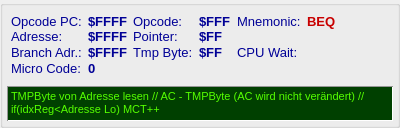
      <widget class="QGroupBox" name="IRegisterGroup">
       <property name="sizePolicy">
        <sizepolicy hsizetype="Preferred" vsizetype="Preferred">
         <horstretch>0</horstretch>
         <verstretch>0</verstretch>
        </sizepolicy>
       </property>
       <property name="minimumSize">
        <size>
         <width>400</width>
         <height>0</height>
        </size>
       </property>
       <property name="autoFillBackground">
        <bool>true</bool>
       </property>
       <property name="title">
        <string notr="true"/>
       </property>
       <layout class="QVBoxLayout" name="verticalLayout_4">
        <property name="spacing">
         <number>6</number>
        </property>
        <property name="leftMargin">
         <number>4</number>
        </property>
        <property name="topMargin">
         <number>4</number>
        </property>
        <property name="rightMargin">
         <number>4</number>
        </property>
        <property name="bottomMargin">
         <number>4</number>
        </property>
        <item>
         <layout class="QGridLayout" name="gridLayout_2">
          <property name="leftMargin">
           <number>4</number>
          </property>
          <property name="topMargin">
           <number>4</number>
          </property>
          <property name="rightMargin">
           <number>4</number>
          </property>
          <property name="bottomMargin">
           <number>4</number>
          </property>
          <property name="horizontalSpacing">
           <number>6</number>
          </property>
          <property name="verticalSpacing">
           <number>0</number>
          </property>
          <item row="1" column="1">
           <widget class="QLabel" name="adresse_out">
            <property name="font">
             <font>
              <family>Arial</family>
              <pointsize>10</pointsize>
              <bold>true</bold>
             </font>
            </property>
            <property name="styleSheet">
             <string notr="true">color: rgb(0, 0, 150);</string>
            </property>
            <property name="text">
             <string notr="true">$FFFF</string>
            </property>
           </widget>
          </item>
          <item row="0" column="0">
           <widget class="QLabel" name="label_opcode_pc">
            <property name="font">
             <font>
              <family>Arial</family>
              <pointsize>10</pointsize>
             </font>
            </property>
            <property name="toolTip">
             <string>Zeigt die Position, an welche sich der aktuelle Opcode befindet.</string>
            </property>
            <property name="styleSheet">
             <string notr="true">color: rgb(0, 0, 150);</string>
            </property>
            <property name="text">
             <string notr="true">Opcode PC:</string>
            </property>
           </widget>
          </item>
          <item row="1" column="3">
           <widget class="QLabel" name="pointer_out">
            <property name="font">
             <font>
              <family>Arial</family>
              <pointsize>10</pointsize>
              <bold>true</bold>
             </font>
            </property>
            <property name="styleSheet">
             <string notr="true">color: rgb(0, 0, 150);</string>
            </property>
            <property name="text">
             <string notr="true">$FF</string>
            </property>
           </widget>
          </item>
          <item row="2" column="1">
           <widget class="QLabel" name="branch_adresse_out">
            <property name="font">
             <font>
              <family>Arial</family>
              <pointsize>10</pointsize>
              <bold>true</bold>
             </font>
            </property>
            <property name="styleSheet">
             <string notr="true">color: rgb(0, 0, 150);</string>
            </property>
            <property name="text">
             <string notr="true">$FFFF</string>
            </property>
           </widget>
          </item>
          <item row="1" column="0">
           <widget class="QLabel" name="label_adresse">
            <property name="font">
             <font>
              <family>Arial</family>
              <pointsize>10</pointsize>
             </font>
            </property>
            <property name="toolTip">
             <string>Adresse ist ein internes Hilfsregister.</string>
            </property>
            <property name="styleSheet">
             <string notr="true">color: rgb(0, 0, 150);</string>
            </property>
            <property name="text">
             <string notr="true">Adresse:</string>
            </property>
           </widget>
          </item>
          <item row="3" column="0">
           <widget class="QLabel" name="label_micro_code">
            <property name="font">
             <font>
              <family>Arial</family>
              <pointsize>10</pointsize>
             </font>
            </property>
            <property name="toolTip">
             <string>Zeigt an, welcher Micro Code als nächstes abgearbeitet wird.</string>
            </property>
            <property name="styleSheet">
             <string notr="true">color: rgb(0, 0, 150);</string>
            </property>
            <property name="text">
             <string notr="true">Micro Code:</string>
            </property>
           </widget>
          </item>
          <item row="2" column="5">
           <widget class="QPushButton" name="wait_led">
            <property name="minimumSize">
             <size>
              <width>17</width>
              <height>17</height>
             </size>
            </property>
            <property name="maximumSize">
             <size>
              <width>17</width>
              <height>17</height>
             </size>
            </property>
            <property name="font">
             <font>
              <family>Arial</family>
              <pointsize>10</pointsize>
             </font>
            </property>
            <property name="text">
             <string notr="true"/>
            </property>
            <property name="flat">
             <bool>true</bool>
            </property>
           </widget>
          </item>
          <item row="0" column="3">
           <widget class="QLabel" name="opcode_out">
            <property name="font">
             <font>
              <family>Arial</family>
              <pointsize>10</pointsize>
              <bold>true</bold>
             </font>
            </property>
            <property name="styleSheet">
             <string notr="true">color: rgb(0, 0, 150);</string>
            </property>
            <property name="text">
             <string notr="true">$FFF</string>
            </property>
           </widget>
          </item>
          <item row="2" column="2">
           <widget class="QLabel" name="label_tmp_byte">
            <property name="font">
             <font>
              <family>Arial</family>
              <pointsize>10</pointsize>
             </font>
            </property>
            <property name="toolTip">
             <string>Temp Byte ist ein internes Hilfsregister.</string>
            </property>
            <property name="styleSheet">
             <string notr="true">color: rgb(0, 0, 150);</string>
            </property>
            <property name="text">
             <string notr="true">Tmp Byte:</string>
            </property>
           </widget>
          </item>
          <item row="1" column="2">
           <widget class="QLabel" name="label_pointer">
            <property name="font">
             <font>
              <family>Arial</family>
              <pointsize>10</pointsize>
             </font>
            </property>
            <property name="toolTip">
             <string>Pointer ist ein internes Hilfsregister.</string>
            </property>
            <property name="styleSheet">
             <string notr="true">color: rgb(0, 0, 150);</string>
            </property>
            <property name="text">
             <string notr="true">Pointer:</string>
            </property>
           </widget>
          </item>
          <item row="2" column="4">
           <widget class="QLabel" name="label_cpu_wait">
            <property name="font">
             <font>
              <family>Arial</family>
              <pointsize>10</pointsize>
             </font>
            </property>
            <property name="toolTip">
             <string>Zeigt an ob die CPU gerade im &quot;Schlafmodus&quot; ist.</string>
            </property>
            <property name="styleSheet">
             <string notr="true">color: rgb(0, 0, 150);</string>
            </property>
            <property name="text">
             <string notr="true">CPU Wait:</string>
            </property>
           </widget>
          </item>
          <item row="0" column="4">
           <widget class="QLabel" name="label_mnemonic">
            <property name="font">
             <font>
              <family>Arial</family>
              <pointsize>10</pointsize>
             </font>
            </property>
            <property name="toolTip">
             <string>Zeigt den aktuellen Opcode als Menmonic an der gerade abgearbeitet wird.</string>
            </property>
            <property name="styleSheet">
             <string notr="true">color: rgb(0, 0, 150);</string>
            </property>
            <property name="text">
             <string notr="true">Mnemonic:</string>
            </property>
           </widget>
          </item>
          <item row="2" column="3">
           <widget class="QLabel" name="tmp_byte_out">
            <property name="font">
             <font>
              <family>Arial</family>
              <pointsize>10</pointsize>
              <bold>true</bold>
             </font>
            </property>
            <property name="styleSheet">
             <string notr="true">color: rgb(0, 0, 150);</string>
            </property>
            <property name="text">
             <string notr="true">$FF</string>
            </property>
           </widget>
          </item>
          <item row="2" column="0">
           <widget class="QLabel" name="label_branch_adr">
            <property name="font">
             <font>
              <family>Arial</family>
              <pointsize>10</pointsize>
             </font>
            </property>
            <property name="toolTip">
             <string>Branch Adresse ist ein internes Hilfsregister.
Hier wird die Sprungadresse der Brachbefehle gebildet.</string>
            </property>
            <property name="styleSheet">
             <string notr="true">color: rgb(0, 0, 150);</string>
            </property>
            <property name="text">
             <string notr="true">Branch Adr.:</string>
            </property>
           </widget>
          </item>
          <item row="0" column="5">
           <widget class="QLabel" name="mnemonic_out">
            <property name="font">
             <font>
              <family>Arial</family>
              <pointsize>10</pointsize>
              <bold>true</bold>
             </font>
            </property>
            <property name="styleSheet">
             <string notr="true">color: rgb(200, 0, 0);</string>
            </property>
            <property name="text">
             <string notr="true">BEQ</string>
            </property>
           </widget>
          </item>
          <item row="0" column="2">
           <widget class="QLabel" name="label_opcode">
            <property name="font">
             <font>
              <family>Arial</family>
              <pointsize>10</pointsize>
             </font>
            </property>
            <property name="toolTip">
             <string>Zeigt den aktuellen Opcode an der gerade abgearbeitet wird.</string>
            </property>
            <property name="styleSheet">
             <string notr="true">color: rgb(0, 0, 150);</string>
            </property>
            <property name="text">
             <string notr="true">Opcode:</string>
            </property>
           </widget>
          </item>
          <item row="0" column="1">
           <widget class="QLabel" name="opcode_pc_out">
            <property name="font">
             <font>
              <family>Arial</family>
              <pointsize>10</pointsize>
              <bold>true</bold>
             </font>
            </property>
            <property name="styleSheet">
             <string notr="true">color: rgb(0, 0, 150);</string>
            </property>
            <property name="text">
             <string notr="true">$FFFF</string>
            </property>
           </widget>
          </item>
          <item row="2" column="6">
           <spacer name="horizontalSpacer_5">
            <property name="orientation">
             <enum>Qt::Horizontal</enum>
            </property>
            <property name="sizeHint" stdset="0">
             <size>
              <width>40</width>
              <height>15</height>
             </size>
            </property>
           </spacer>
          </item>
          <item row="3" column="1" colspan="2">
           <widget class="QLabel" name="micro_code_out">
            <property name="font">
             <font>
              <family>Arial</family>
              <pointsize>10</pointsize>
              <bold>true</bold>
             </font>
            </property>
            <property name="styleSheet">
             <string notr="true">color: rgb(0, 0, 150);</string>
            </property>
            <property name="text">
             <string notr="true">0</string>
            </property>
           </widget>
          </item>
         </layout>
        </item>
        <item>
         <widget class="QLabel" name="MCodeHelp">
          <property name="font">
           <font>
            <family>Arial</family>
            <pointsize>10</pointsize>
           </font>
          </property>
          <property name="toolTip">
           <string>Hier steht was der nächste Micro Code macht.</string>
          </property>
          <property name="styleSheet">
           <string notr="true">background-color: rgb(0, 64, 0);
color: rgb(85, 255, 0);
border: 1px solid white;
border-top-color: rgb(150, 150,150);
border-left-color: rgb(150, 150,150);
border-bottom-color: rgb(255, 255, 255);
border-right-color: rgb(255, 255, 255);</string>
          </property>
          <property name="text">
           <string notr="true">&lt;!DOCTYPE HTML PUBLIC &quot;-//W3C//DTD HTML 4.0//EN&quot; &quot;http://www.w3.org/TR/REC-html40/strict.dtd&quot;&gt;
&lt;html&gt;&lt;head&gt;&lt;meta name=&quot;qrichtext&quot; content=&quot;1&quot; /&gt;&lt;style type=&quot;text/css&quot;&gt;
p, li { white-space: pre-wrap; }
&lt;/style&gt;&lt;/head&gt;&lt;body style=&quot; font-family:'MS Shell Dlg 2'; font-size:8.25pt; font-weight:400; font-style:normal;&quot;&gt;
&lt;p style=&quot; margin-top:0px; margin-bottom:0px; margin-left:0px; margin-right:0px; -qt-block-indent:0; text-indent:0px;&quot;&gt;&lt;span style=&quot; font-size:8pt;&quot;&gt;TMPByte von Adresse lesen // AC - TMPByte (AC wird nicht verändert) // if(idxReg&amp;lt;Adresse Lo) MCT++&lt;/span&gt;&lt;/p&gt;&lt;/body&gt;&lt;/html&gt;</string>
          </property>
          <property name="textFormat">
           <enum>Qt::RichText</enum>
          </property>
          <property name="scaledContents">
           <bool>false</bool>
          </property>
          <property name="alignment">
           <set>Qt::AlignLeading|Qt::AlignLeft|Qt::AlignTop</set>
          </property>
          <property name="wordWrap">
           <bool>true</bool>
          </property>
          <property name="openExternalLinks">
           <bool>false</bool>
          </property>
         </widget>
        </item>
       </layout>
      </widget>
